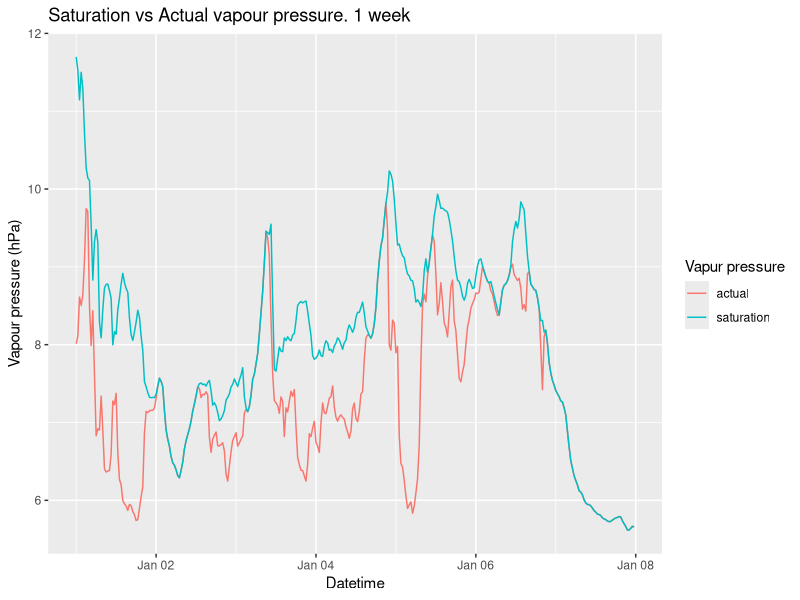
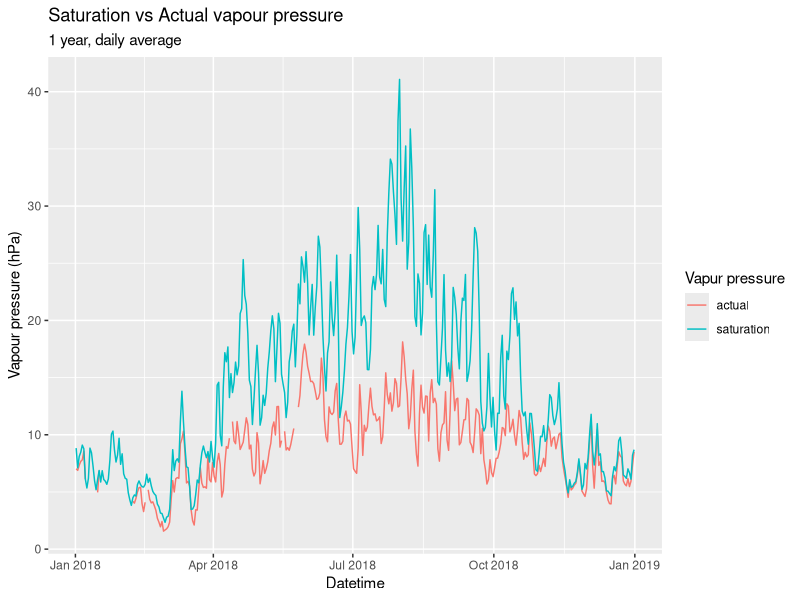
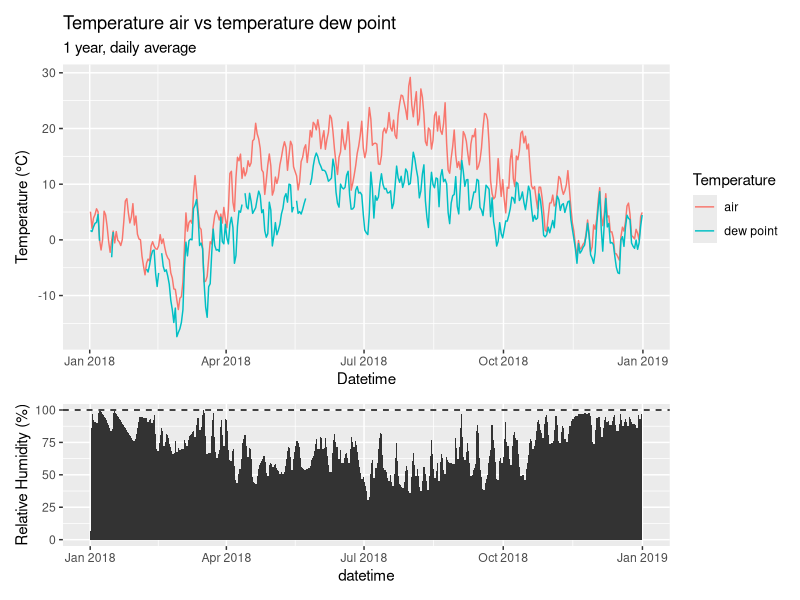
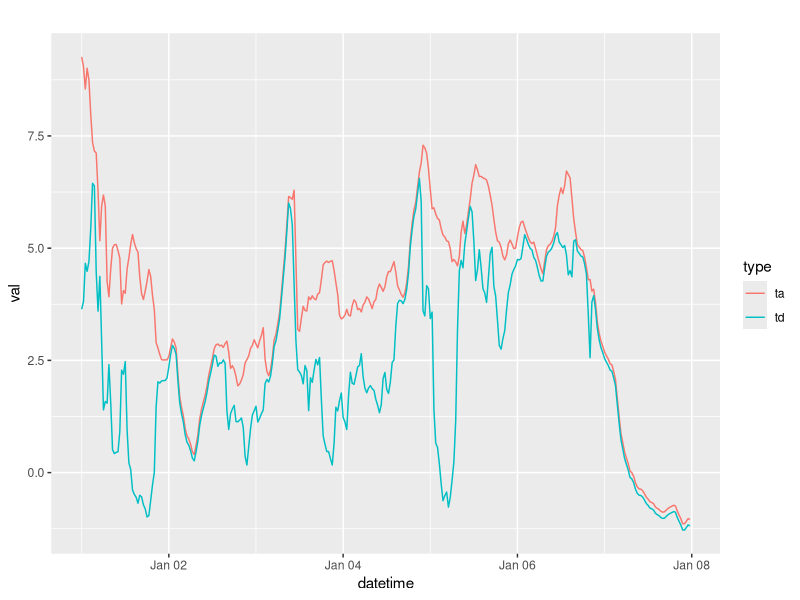
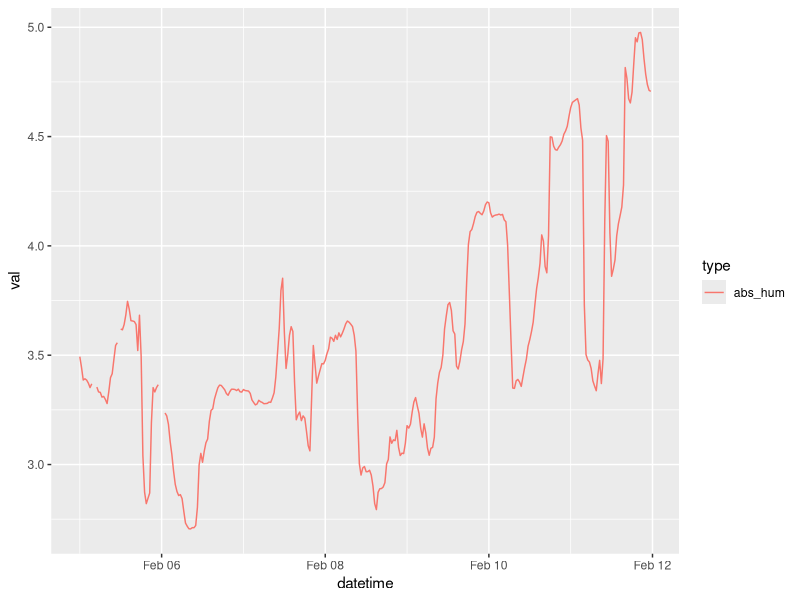
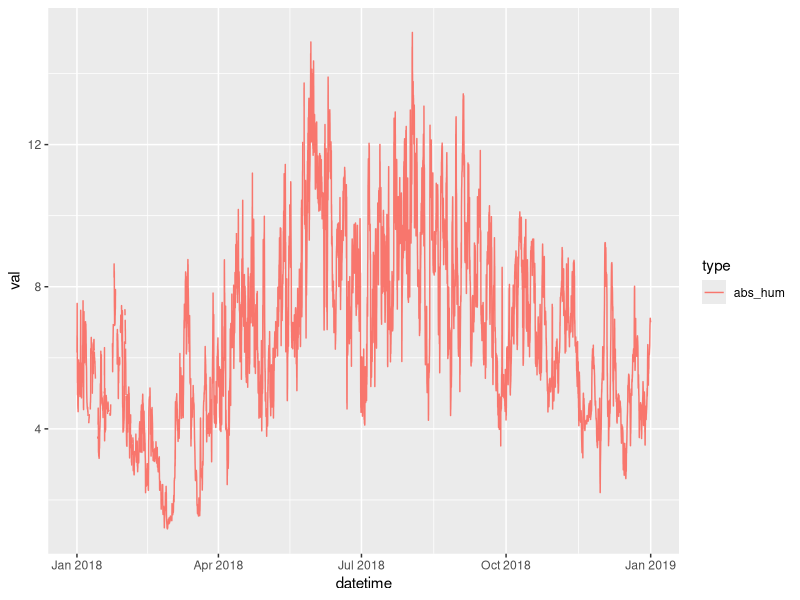
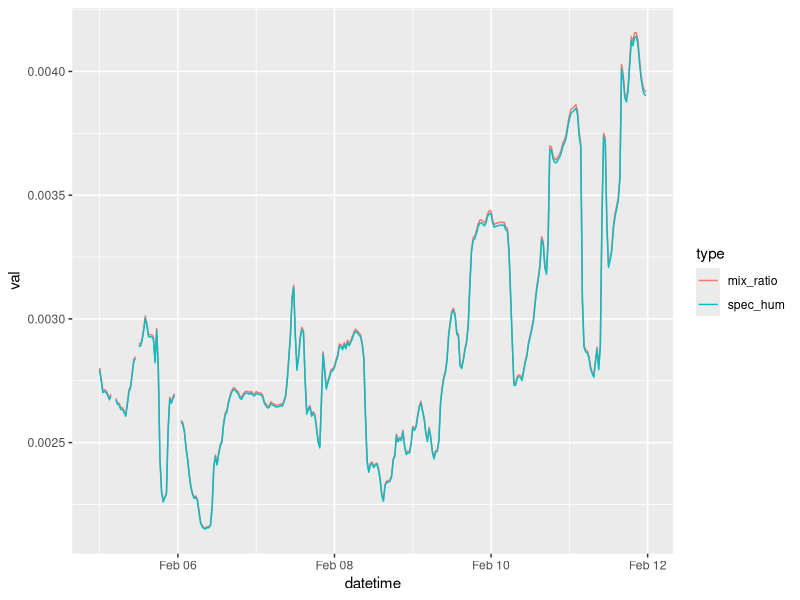
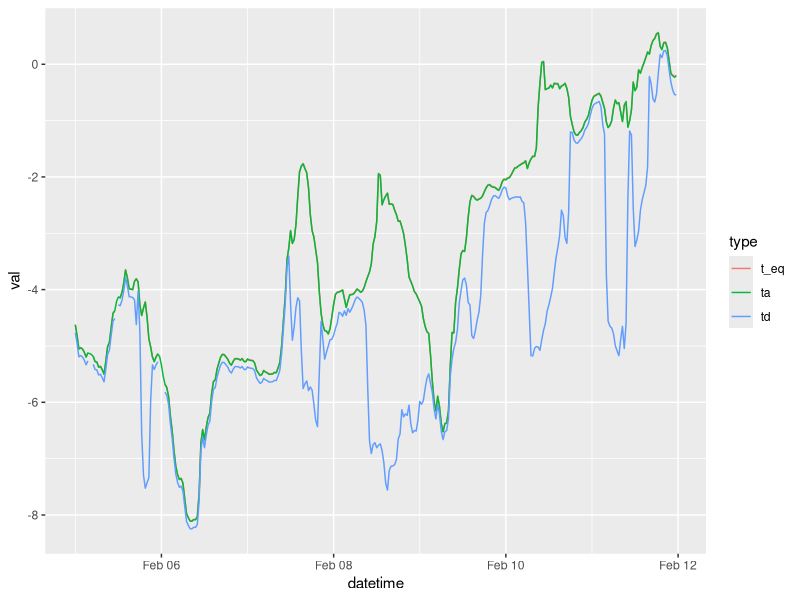

Recreate these plots in R, in order.
## ---- chunk 1
library(tidyverse)
library(lubridate)
library(patchwork)
## ---- chunk 2
hum <- read_csv("../Data_lectures/4_air_humidity/04_Air_humidity_TA_RH_PA_NP_Hainich.csv")
names(hum) <- c("datetime", "ta", "rh", "pa")
## ---- chunk 3
c2k <- function(c) c + 273.15
k2c <- function(k) k - 273.15

Rv <- 461.47 # J K -1 kg -1 ] - gas constant of water vapour
get_es <-  function(ta)  6.1078 * exp((17.08085 * ta) / (234.175 + ta))
get_td <- function(e_a) ((log(e_a) - log(6.1708)) * 234.17) / (17.08085 - log(e_a) + log(6.1078))
get_rh <- function(e_a, e_s) e_a/e_s * 100
rh2ea <- function(rh, e_s) rh/100 * e_s

# need to convert e_a from hPa to Pa and the temperature to degrees Kelvin
# convert the output in g/Kg 
get_abs_hum <- function(e_a, ta) (e_a * 100 / (Rv * c2k(ta)) ) * 1000

#here there is no need to convert to Pa because the pressures is present both at numerator and denomiator
get_spec_hum <- function(e_a, p) 0.622 * e_a / (p - 0.378 * e_a) 
get_mix_ratio <- function(e_a, p) 0.622 * e_a / (p - e_a)


get_p_def <- function(ea, es) es - ea
get_t_eq <- function(ta, mix_ratio) k2c(c2k(ta) + 2.5 * mix_ratio)
## ---- chunk 4
head(hum)
## ---- chunk 5
hum <- mutate(hum,
    es = get_es(ta),
    ea = rh2ea(rh, es),
    td = get_td(ea),
    abs_hum = get_abs_hum(ea, ta),
    spec_hum = get_spec_hum(ea, pa),
    mix_ratio = get_mix_ratio(ea, pa),
    p_def = get_p_def(ea, es),
    t_eq = get_t_eq(ta, mix_ratio)
  )

hum_d <- hum %>%
  group_by(week=yday(datetime)) %>%
  summarize_all(mean)

hum_w <- hum %>%
  group_by(week=week(datetime)) %>%
  summarize_all(mean)
## ---- chunk 6
hum %>%
  filter(week(datetime) ==1) %>%
  gather("type", "val", es, ea) %>%
  ggplot(aes(datetime, val, colour=type))+
    geom_line()+
  labs(title="Saturation vs Actual vapour pressure. 1 week", x="Datetime", y="Vapour pressure (hPa)", colour="Vapur pressure") +
  scale_color_discrete(labels=c("actual", "saturation"))
## ---- chunk 7
hum_d %>%
  gather("type", "val", es, ea) %>%
  ggplot(aes(datetime, val, colour=type))+
    geom_line()+
  labs(title="Saturation vs Actual vapour pressure", x="Datetime", y="Vapour pressure (hPa)", colour="Vapur pressure", subtitle = "1 year, daily average") +
  scale_color_discrete(labels=c("actual", "saturation"))
## ---- chunk 8
p_td <- hum_d %>%
  gather("type", "val", ta, td) %>%
  ggplot(aes(datetime, val, colour=type))+
    geom_line()+
  labs(title="Temperature air vs temperature dew point", x="Datetime", y="Temperature (°C)", colour="Temperature", subtitle = "1 year, daily average") +
  scale_color_discrete(labels=c("air", "dew point"))

p_rh <- ggplot(hum_d, aes(datetime, rh))+
    geom_area() +
  geom_hline(yintercept = 100, linetype="dashed", size=.5) +
  labs(y="Relative Humidity (%)")

p_td / p_rh +
  plot_layout(heights = c(4, 2))
## ---- chunk 9

## ---- chunk 10
hum %>%
  filter(week(datetime) ==1) %>%
  gather("type", "val", ta, td) %>%
  ggplot(aes(datetime, val, colour=type))+
    geom_line() +
  labs(title="")
## ---- chunk 11
hum %>%
  filter(week(datetime) ==6) %>%
  gather("type", "val", abs_hum) %>%
  ggplot(aes(datetime, val, colour=type))+
    geom_line()
## ---- chunk 12
hum %>%
  gather("type", "val", abs_hum) %>%
  ggplot(aes(datetime, val, colour=type))+
    geom_line()
## ---- chunk 13
hum %>%
  filter(week(datetime) ==6) %>%
  gather("type", "val", spec_hum, mix_ratio) %>%
  ggplot(aes(datetime, val, colour=type))+
    geom_line()
## ---- chunk 14
head(hum)
## ---- chunk 15
hum %>%
  filter(week(datetime) ==6) %>%
  gather("type", "val", ta, td, t_eq) %>%
  ggplot(aes(datetime, val, colour=type))+
    geom_line()
## ---- chunk 16
hum_w <- hum %>%
  group_by(week=week(datetime)) %>%
  summarize_all(mean)
## ---- chunk 17
ggplot(hum_w, aes(datetime, ta)) +
  geom_line()
